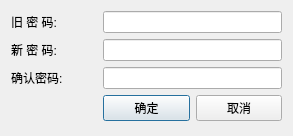
<?xml version="1.0" encoding="UTF-8"?>
<ui version="4.0">
 <class>passwdEdit</class>
 <widget class="QDialog" name="passwdEdit">
  <property name="geometry">
   <rect>
    <x>0</x>
    <y>0</y>
    <width>293</width>
    <height>136</height>
   </rect>
  </property>
  <property name="windowTitle">
   <string>Dialog</string>
  </property>
  <property name="styleSheet">
   <string notr="true">background-image: url(:/images/Color.png);</string>
  </property>
  <layout class="QHBoxLayout" name="horizontalLayout">
   <item>
    <layout class="QGridLayout" name="gridLayout">
     <item row="0" column="0">
      <widget class="QLabel" name="label">
       <property name="text">
        <string>旧 密 码:</string>
       </property>
      </widget>
     </item>
     <item row="0" column="1" colspan="2">
      <widget class="QLineEdit" name="lineEdit_passwd">
       <property name="styleSheet">
        <string notr="true">background-image: url(:/images/backw.png);</string>
       </property>
      </widget>
     </item>
     <item row="1" column="0">
      <widget class="QLabel" name="label_2">
       <property name="text">
        <string>新 密 码:</string>
       </property>
      </widget>
     </item>
     <item row="1" column="1" colspan="2">
      <widget class="QLineEdit" name="lineEdit_newPasswd">
       <property name="styleSheet">
        <string notr="true">background-image: url(:/images/backw.png);</string>
       </property>
      </widget>
     </item>
     <item row="2" column="0">
      <widget class="QLabel" name="label_3">
       <property name="text">
        <string>确认密码:</string>
       </property>
      </widget>
     </item>
     <item row="2" column="1" colspan="2">
      <widget class="QLineEdit" name="lineEdit_passwdOk">
       <property name="styleSheet">
        <string notr="true">background-image: url(:/images/backw.png);</string>
       </property>
      </widget>
     </item>
     <item row="3" column="1">
      <widget class="QPushButton" name="btn_ok">
       <property name="text">
        <string>确定</string>
       </property>
      </widget>
     </item>
     <item row="3" column="2">
      <widget class="QPushButton" name="btn_cancel">
       <property name="text">
        <string>取消</string>
       </property>
      </widget>
     </item>
    </layout>
   </item>
  </layout>
 </widget>
 <resources/>
 <connections/>
</ui>
